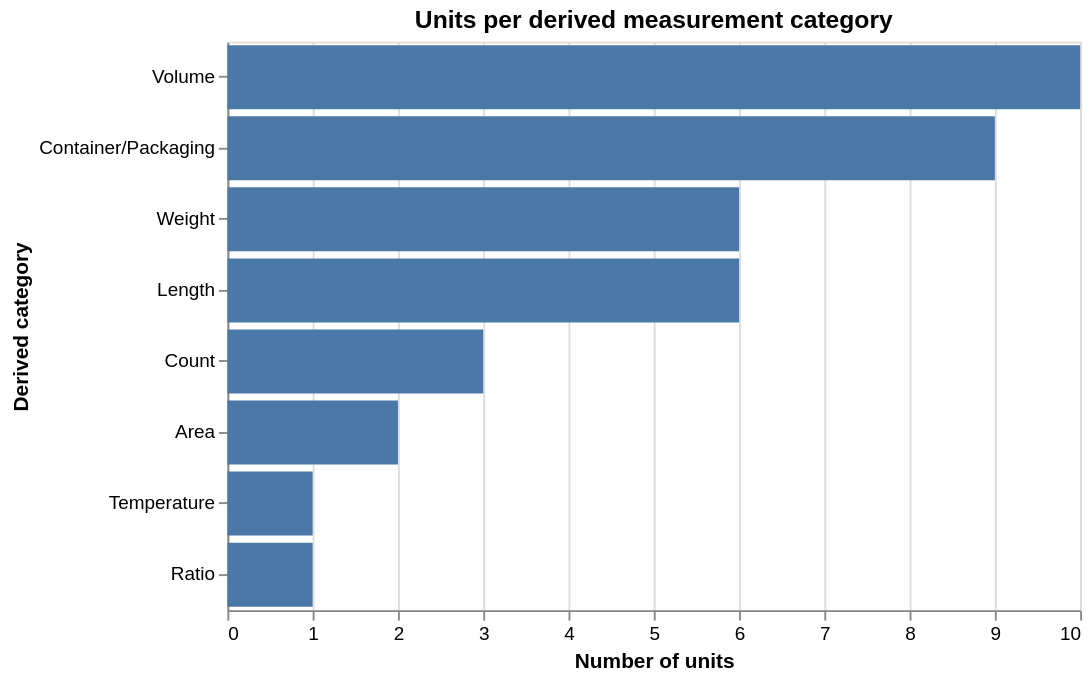

Notebook code cell kept with this figure:
### Code cell
# 2) Derive a `category` column by keyword matching, then visualise the breakdown.
def categorise(name: str) -> str:
    n = name.lower()
    if 'cubic' in n or n in {'liter', 'milliliter', 'gallon', 'pint, us liquid'}:
        return 'Volume'
    if 'square' in n:
        return 'Area'
    if n in {'gram', 'kilogram', 'milligram', 'kiloton', 'ounces', 'us pound'}:
        return 'Weight'
    if n in {'centimeter', 'decimeter', 'inch', 'kilometer', 'meter', 'millimeter'}:
        return 'Length'
    if n in {'kilogram/cubic meter'}:
        return 'Density'
    if n in {'celsius'}:
        return 'Temperature'
    if n in {'percentage'}:
        return 'Ratio'
    if n in {'each', 'piece', 'dozen'}:
        return 'Count'
    return 'Container/Packaging'

df_cat = df.assign(category=df['name'].apply(categorise))
cat_counts = (
    df_cat.groupby('category').size()
          .reset_index(name='count')
          .sort_values('count', ascending=False)
)
display(cat_counts)

alt.Chart(cat_counts).mark_bar().encode(
    x=alt.X('count:Q',          title='Number of units'),
    y=alt.Y('category:N',       sort='-x', title='Derived category'),
    tooltip=['category', 'count']
).properties(
    width=450, height=300,
    title='Units per derived measurement category'
)

### Figure 1 — Vega-Lite specification as saved in the notebook (floating-point values rounded to 4 significant figures)
{"config": {"view": {"continuousWidth": 300, "continuousHeight": 300}}, "data": {"name": "data-0b7242a0c25ce6dac941167b46f8fa4f"}, "mark": {"type": "bar"}, "encoding": {"tooltip": [{"field": "category", "type": "nominal"}, {"field": "count", "type": "quantitative"}], "x": {"field": "count", "title": "Number of units", "type": "quantitative"}, "y": {"field": "category", "sort": "-x", "title": "Derived category", "type": "nominal"}}, "height": 300, "title": "Units per derived measurement category", "width": 450, "$schema": "https://vega.github.io/schema/vega-lite/v5.20.1.json", "datasets": {"data-0b7242a0c25ce6dac941167b46f8fa4f": [{"category": "Volume", "count": 10}, {"category": "Container/Packaging", "count": 9}, {"category": "Weight", "count": 6}, {"category": "Length", "count": 6}, {"category": "Count", "count": 3}, {"category": "Area", "count": 2}, {"category": "Temperature", "count": 1}, {"category": "Ratio", "count": 1}]}}
